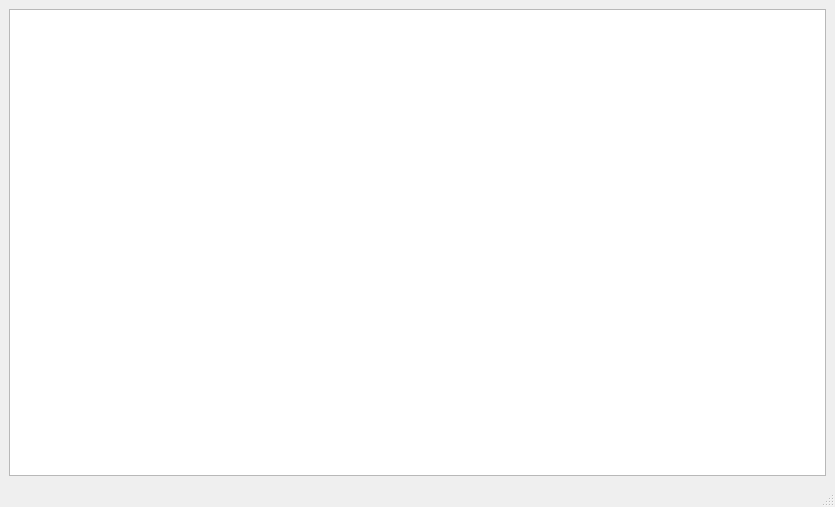
<?xml version="1.0" encoding="UTF-8"?>
<ui version="4.0">
 <class>DivisionsChart</class>
 <widget class="QMainWindow" name="DivisionsChart">
  <property name="geometry">
   <rect>
    <x>0</x>
    <y>0</y>
    <width>835</width>
    <height>507</height>
   </rect>
  </property>
  <property name="windowTitle">
   <string>MainWindow</string>
  </property>
  <widget class="QWidget" name="centralwidget">
   <layout class="QGridLayout" name="gridLayout">
    <item row="0" column="0">
     <widget class="QChartView" name="chartView"/>
    </item>
   </layout>
  </widget>
  <widget class="QStatusBar" name="statusbar"/>
 </widget>
 <customwidgets>
  <customwidget>
   <class>QChartView</class>
   <extends>QGraphicsView</extends>
   <header location="global">qchartview</header>
  </customwidget>
 </customwidgets>
 <resources/>
 <connections/>
</ui>
